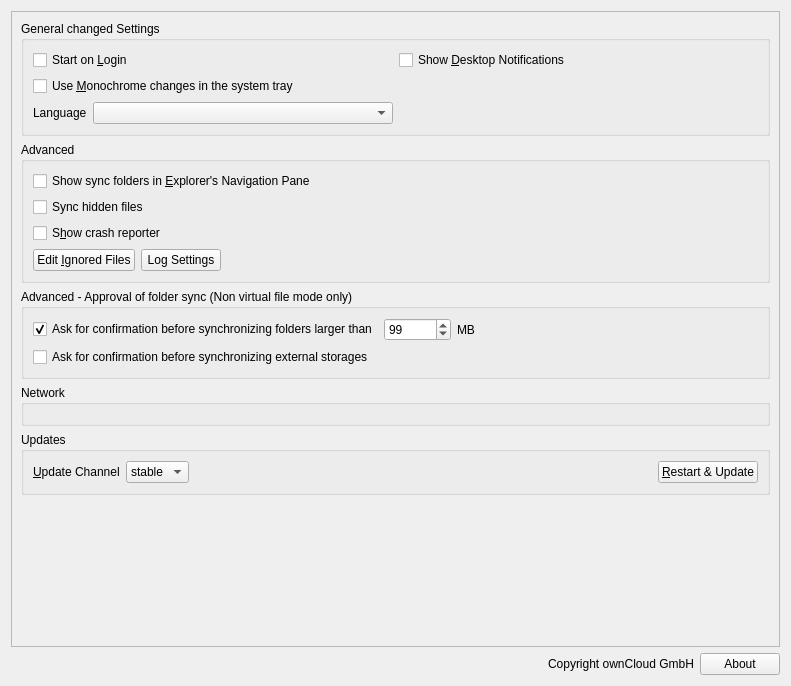
<?xml version="1.0" encoding="UTF-8"?>
<ui version="4.0">
 <class>OCC::GeneralSettings</class>
 <widget class="QWidget" name="OCC::GeneralSettings">
  <property name="geometry">
   <rect>
    <x>0</x>
    <y>0</y>
    <width>791</width>
    <height>686</height>
   </rect>
  </property>
  <property name="windowTitle">
   <string>Form</string>
  </property>
  <layout class="QVBoxLayout" name="verticalLayout_3">
   <item>
    <widget class="QScrollArea" name="scrollArea">
     <property name="widgetResizable">
      <bool>true</bool>
     </property>
     <widget class="QWidget" name="scrollAreaWidgetContents_2">
      <property name="geometry">
       <rect>
        <x>0</x>
        <y>0</y>
        <width>771</width>
        <height>637</height>
       </rect>
      </property>
      <layout class="QVBoxLayout" name="verticalLayout_5">
       <item>
        <widget class="QGroupBox" name="generalGroupBox">
         <property name="title">
          <string>General changed Settings</string>
         </property>
         <layout class="QGridLayout" name="gridLayout_2">
          <item row="1" column="0">
           <widget class="QCheckBox" name="monoIconsCheckBox">
            <property name="text">
             <string>Use &amp;Monochrome changes in the system tray</string>
            </property>
           </widget>
          </item>
          <item row="0" column="1">
           <widget class="QCheckBox" name="desktopNotificationsCheckBox">
            <property name="text">
             <string>Show &amp;Desktop Notifications</string>
            </property>
           </widget>
          </item>
          <item row="0" column="0">
           <widget class="QCheckBox" name="autostartCheckBox">
            <property name="text">
             <string>Start on &amp;Login</string>
            </property>
           </widget>
          </item>
          <item row="2" column="0">
           <layout class="QHBoxLayout" name="horizontalLayout_6">
            <item>
             <widget class="QLabel" name="languageLabel">
              <property name="sizePolicy">
               <sizepolicy hsizetype="Maximum" vsizetype="Preferred">
                <horstretch>0</horstretch>
                <verstretch>0</verstretch>
               </sizepolicy>
              </property>
              <property name="locale">
               <locale language="English" country="UnitedStates"/>
              </property>
              <property name="text">
               <string>Language</string>
              </property>
             </widget>
            </item>
            <item>
             <widget class="QComboBox" name="languageDropdown">
              <property name="sizePolicy">
               <sizepolicy hsizetype="Minimum" vsizetype="Fixed">
                <horstretch>0</horstretch>
                <verstretch>0</verstretch>
               </sizepolicy>
              </property>
              <property name="currentText">
               <string/>
              </property>
             </widget>
            </item>
           </layout>
          </item>
         </layout>
        </widget>
       </item>
       <item>
        <widget class="QGroupBox" name="advancedGroupBox">
         <property name="title">
          <string>Advanced</string>
         </property>
         <layout class="QHBoxLayout" name="horizontalLayout_5">
          <item>
           <layout class="QVBoxLayout" name="verticalLayout_6">
            <item>
             <widget class="QCheckBox" name="showInExplorerNavigationPaneCheckBox">
              <property name="text">
               <string>Show sync folders in &amp;Explorer's Navigation Pane</string>
              </property>
             </widget>
            </item>
            <item>
             <widget class="QCheckBox" name="syncHiddenFilesCheckBox">
              <property name="text">
               <string>Sync hidden files</string>
              </property>
             </widget>
            </item>
            <item>
             <widget class="QCheckBox" name="crashreporterCheckBox">
              <property name="sizePolicy">
               <sizepolicy hsizetype="MinimumExpanding" vsizetype="Fixed">
                <horstretch>0</horstretch>
                <verstretch>0</verstretch>
               </sizepolicy>
              </property>
              <property name="text">
               <string>S&amp;how crash reporter</string>
              </property>
             </widget>
            </item>
            <item>
             <layout class="QHBoxLayout" name="horizontalLayout_4">
              <item>
               <widget class="QPushButton" name="ignoredFilesButton">
                <property name="text">
                 <string>Edit &amp;Ignored Files</string>
                </property>
               </widget>
              </item>
              <item>
               <widget class="QPushButton" name="logSettingsButton">
                <property name="text">
                 <string>Log Settings</string>
                </property>
               </widget>
              </item>
              <item>
               <spacer name="spacer_3">
                <property name="orientation">
                 <enum>Qt::Horizontal</enum>
                </property>
                <property name="sizeHint" stdset="0">
                 <size>
                  <width>555</width>
                  <height>20</height>
                 </size>
                </property>
               </spacer>
              </item>
             </layout>
            </item>
           </layout>
          </item>
         </layout>
        </widget>
       </item>
       <item>
        <widget class="QGroupBox" name="groupBox_non_vfs">
         <property name="title">
          <string>Advanced - Approval of folder sync (Non virtual file mode only)</string>
         </property>
         <layout class="QVBoxLayout" name="verticalLayout">
          <item>
           <layout class="QHBoxLayout" name="horizontalLayout_3">
            <item>
             <widget class="QCheckBox" name="newFolderLimitCheckBox">
              <property name="text">
               <string>Ask for confirmation before synchronizing folders larger than</string>
              </property>
              <property name="checked">
               <bool>true</bool>
              </property>
             </widget>
            </item>
            <item>
             <widget class="QSpinBox" name="newFolderLimitSpinBox">
              <property name="maximum">
               <number>999999</number>
              </property>
              <property name="value">
               <number>99</number>
              </property>
             </widget>
            </item>
            <item>
             <widget class="QLabel" name="label">
              <property name="text">
               <string extracomment="Trailing part of &quot;Ask confirmation before syncing folder larger than&quot; ">MB</string>
              </property>
             </widget>
            </item>
            <item>
             <spacer name="horizontalSpacer_3">
              <property name="orientation">
               <enum>Qt::Horizontal</enum>
              </property>
              <property name="sizeHint" stdset="0">
               <size>
                <width>40</width>
                <height>20</height>
               </size>
              </property>
             </spacer>
            </item>
           </layout>
          </item>
          <item>
           <widget class="QCheckBox" name="newExternalStorage">
            <property name="text">
             <string>Ask for confirmation before synchronizing external storages</string>
            </property>
           </widget>
          </item>
         </layout>
        </widget>
       </item>
       <item>
        <widget class="QGroupBox" name="groupBox">
         <property name="title">
          <string>Network</string>
         </property>
         <layout class="QVBoxLayout" name="verticalLayout_4">
          <item>
           <widget class="NetworkSettings" name="widget" native="true"/>
          </item>
         </layout>
        </widget>
       </item>
       <item>
        <widget class="QGroupBox" name="updaterWidget">
         <property name="title">
          <string>Updates</string>
         </property>
         <layout class="QHBoxLayout" name="horizontalLayout">
          <item>
           <widget class="QLabel" name="updateChannelLabel">
            <property name="sizePolicy">
             <sizepolicy hsizetype="Maximum" vsizetype="Preferred">
              <horstretch>0</horstretch>
              <verstretch>0</verstretch>
             </sizepolicy>
            </property>
            <property name="text">
             <string>&amp;Update Channel</string>
            </property>
            <property name="buddy">
             <cstring>updateChannel</cstring>
            </property>
           </widget>
          </item>
          <item>
           <widget class="QComboBox" name="updateChannel">
            <property name="sizePolicy">
             <sizepolicy hsizetype="Maximum" vsizetype="Fixed">
              <horstretch>0</horstretch>
              <verstretch>0</verstretch>
             </sizepolicy>
            </property>
            <item>
             <property name="text">
              <string>stable</string>
             </property>
            </item>
            <item>
             <property name="text">
              <string>beta</string>
             </property>
            </item>
           </widget>
          </item>
          <item>
           <widget class="QLabel" name="updateStateLabel">
            <property name="text">
             <string/>
            </property>
            <property name="wordWrap">
             <bool>true</bool>
            </property>
            <property name="openExternalLinks">
             <bool>true</bool>
            </property>
           </widget>
          </item>
          <item>
           <widget class="QPushButton" name="restartButton">
            <property name="sizePolicy">
             <sizepolicy hsizetype="Maximum" vsizetype="Fixed">
              <horstretch>0</horstretch>
              <verstretch>0</verstretch>
             </sizepolicy>
            </property>
            <property name="text">
             <string>&amp;Restart &amp;&amp; Update</string>
            </property>
           </widget>
          </item>
         </layout>
        </widget>
       </item>
       <item>
        <spacer name="verticalSpacer">
         <property name="orientation">
          <enum>Qt::Vertical</enum>
         </property>
         <property name="sizeHint" stdset="0">
          <size>
           <width>20</width>
           <height>40</height>
          </size>
         </property>
        </spacer>
       </item>
      </layout>
     </widget>
    </widget>
   </item>
   <item>
    <widget class="QWidget" name="versionInfoWidget" native="true">
     <layout class="QHBoxLayout" name="horizontalLayout_2">
      <property name="leftMargin">
       <number>0</number>
      </property>
      <property name="topMargin">
       <number>0</number>
      </property>
      <property name="rightMargin">
       <number>0</number>
      </property>
      <property name="bottomMargin">
       <number>0</number>
      </property>
      <item>
       <spacer name="spacer">
        <property name="orientation">
         <enum>Qt::Horizontal</enum>
        </property>
        <property name="sizeHint" stdset="0">
         <size>
          <width>40</width>
          <height>20</height>
         </size>
        </property>
       </spacer>
      </item>
      <item>
       <widget class="QLabel" name="copyrightLabel">
        <property name="cursor">
         <cursorShape>ArrowCursor</cursorShape>
        </property>
        <property name="text">
         <string notr="true">Copyright ownCloud GmbH</string>
        </property>
        <property name="textInteractionFlags">
         <set>Qt::LinksAccessibleByMouse|Qt::TextSelectableByMouse</set>
        </property>
       </widget>
      </item>
      <item>
       <widget class="QPushButton" name="about_pushButton">
        <property name="text">
         <string>About</string>
        </property>
       </widget>
      </item>
     </layout>
    </widget>
   </item>
  </layout>
 </widget>
 <customwidgets>
  <customwidget>
   <class>NetworkSettings</class>
   <extends>QWidget</extends>
   <header>networksettings.h</header>
   <container>1</container>
  </customwidget>
 </customwidgets>
 <tabstops>
  <tabstop>autostartCheckBox</tabstop>
  <tabstop>desktopNotificationsCheckBox</tabstop>
  <tabstop>monoIconsCheckBox</tabstop>
  <tabstop>showInExplorerNavigationPaneCheckBox</tabstop>
  <tabstop>syncHiddenFilesCheckBox</tabstop>
  <tabstop>crashreporterCheckBox</tabstop>
  <tabstop>ignoredFilesButton</tabstop>
  <tabstop>logSettingsButton</tabstop>
  <tabstop>newFolderLimitCheckBox</tabstop>
  <tabstop>newFolderLimitSpinBox</tabstop>
  <tabstop>newExternalStorage</tabstop>
  <tabstop>updateChannel</tabstop>
  <tabstop>restartButton</tabstop>
  <tabstop>scrollArea</tabstop>
 </tabstops>
 <resources/>
 <connections>
  <connection>
   <sender>newFolderLimitCheckBox</sender>
   <signal>toggled(bool)</signal>
   <receiver>newFolderLimitSpinBox</receiver>
   <slot>setEnabled(bool)</slot>
   <hints>
    <hint type="sourcelabel">
     <x>245</x>
     <y>139</y>
    </hint>
    <hint type="destinationlabel">
     <x>412</x>
     <y>141</y>
    </hint>
   </hints>
  </connection>
 </connections>
</ui>
